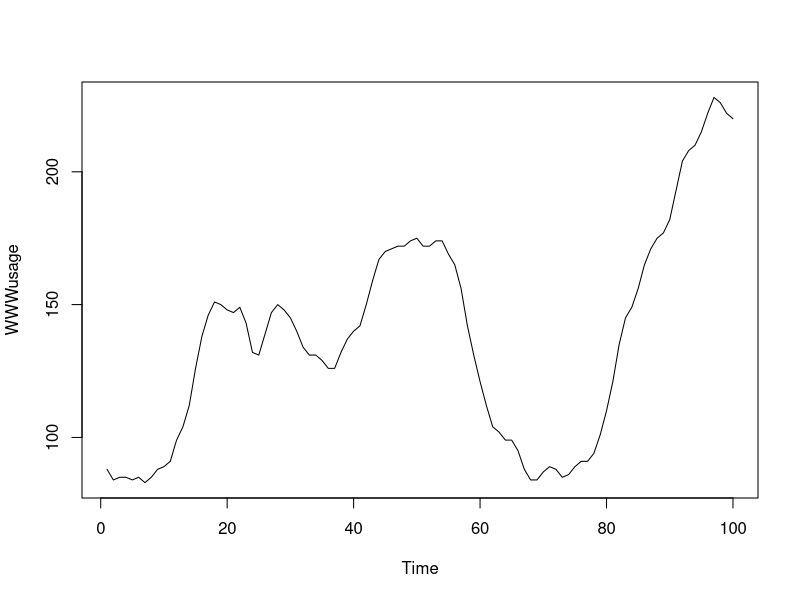

Source code (R):
## ---- chunk 1
knitr::opts_chunk$set(echo = FALSE)
## ---- chunk 2
summary(Orange)
## ---- chunk 3
plot(WWWusage)
